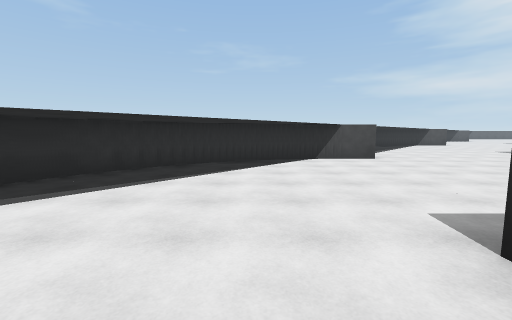
View 1 (above)

17 first-person views from a walk through a 3-D level made in the Unity game engine. The camera is 1.5 m above the floor, tilts 6° down and sees 90° across. The floor is counted in squares, 2 m on a side. Each view is taken from the middle of a square. On the plan, view 1 faces up. The plan holds only what a view shows up to about 9 squares ahead; the rest is blank. The place goes on beyond the plan. Surface patterns are stand-ins for the level's own textures.

View 2
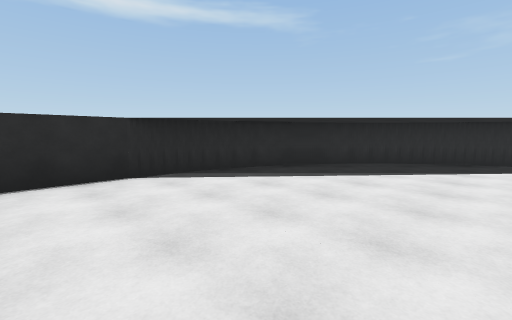

View 3
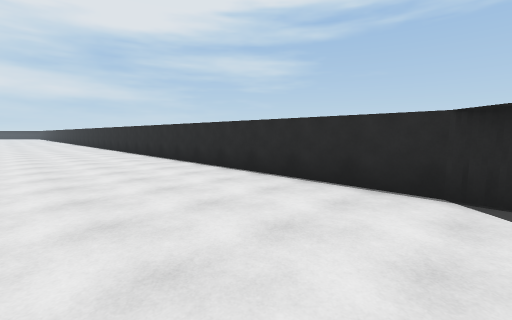

View 4
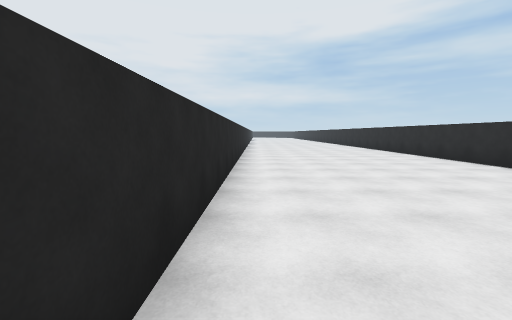

View 5
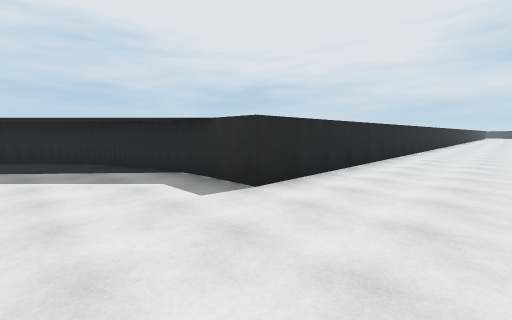

View 6
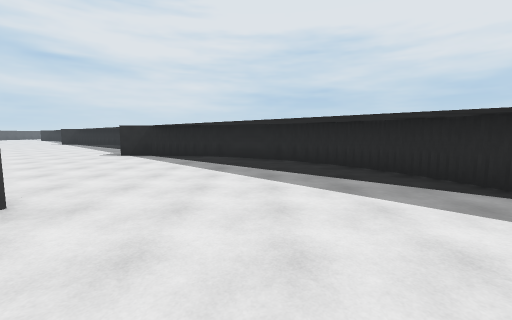

View 7
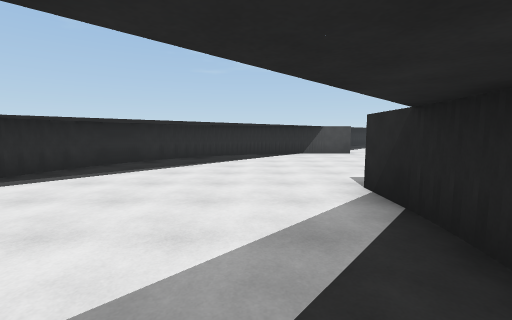

View 8
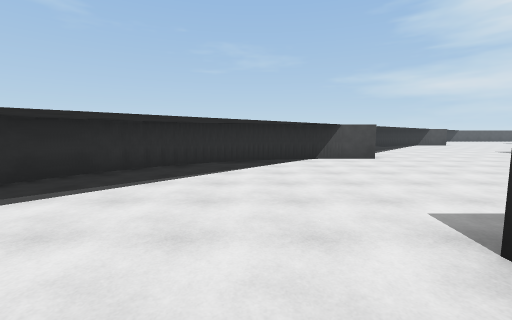

View 9
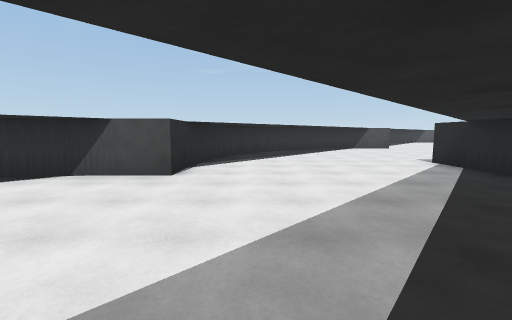

View 10
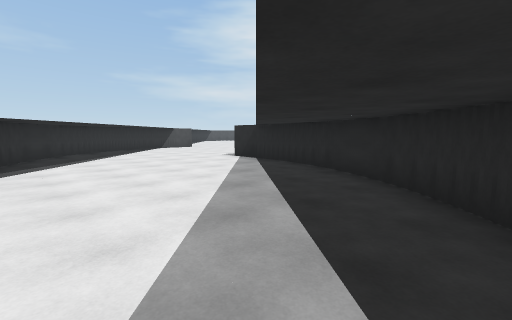

View 11
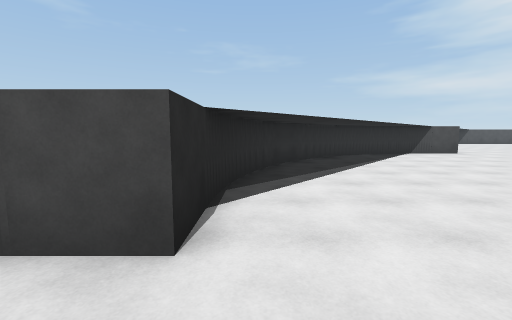

View 12
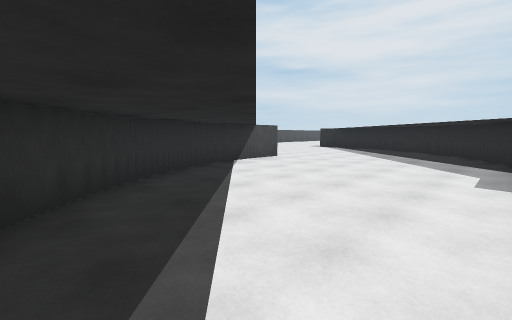

View 13
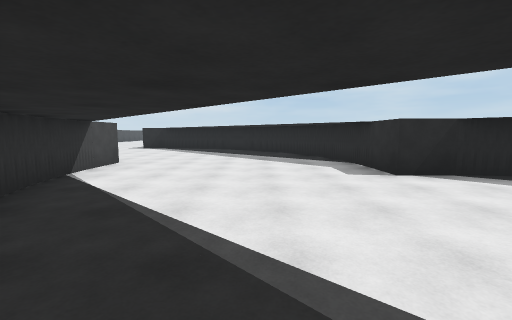

View 14
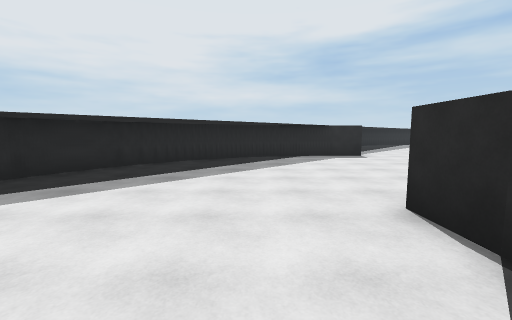

View 15
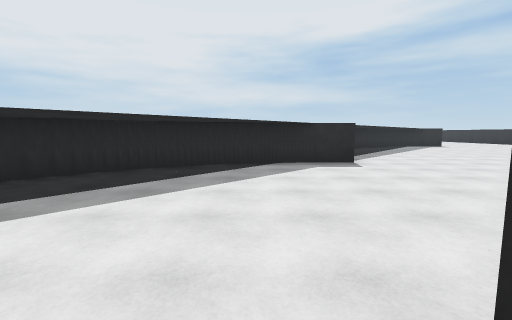

View 16
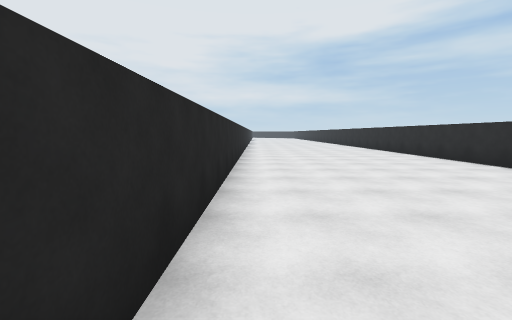

View 17
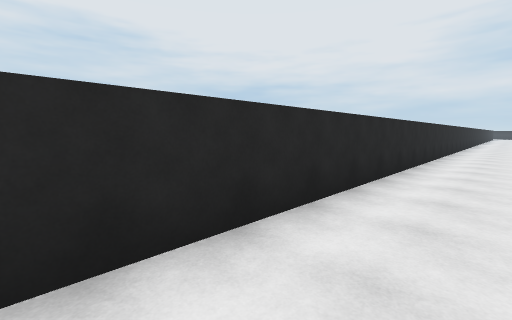

### Floor plan
Points are (right, up) in squares from view 1. A wall is a line through its corners. A room is listed if a view was taken in it or the views show most of it. See-through windows are left out.
Room 1 (views 1, 2, 3, 4, 5, 6, 7, 8, 9, 10, 11, 12, 13, 14, 15, 16, 17)
walls: (9.5, 7.9) (9.5, 9.5) (11.1, 9.5) (12, 9.6); (9.3, 6.8) (9.5, 8); (9.1, 6.3) (9.3, 6.9); (8.2, 4.4) (8.9, 5.6) (9.2, 6.4); (7.8, 3.9) (8.3, 4.5); (11.9, 9.6) (12.7, 9.9); (3.6, 7.5) (1.9, 7.5); (12.7, 9.8) (13.6, 10.2); (6.8, 3.1) (7.8, 4.1); (4.1, 11.3) (3.7, 10.2); (6.2, 2.5) (7, 3.1); (13.5, 10.1) (14.5, 10.7); (5.5, 13.4) (4.7, 12.4) (4, 11.2); (2, 7.5) (1.5, 7.4); (1.7, 7.5) (0.8, 7.3); (6.6, 14.4) (5.9, 13.8) (5.4, 13.3); (14.3, 10.6) (15.4, 11.4); (7.7, 14.9) (6.6, 14.3); (0.9, 7.3) (0.1, 7.1); (4.3, 1.7) (5.2, 2) (6.3, 2.6); (15, 11.1) (15.9, 12); (9.7, 15.5) (8.4, 15.2) (7.5, 14.8); (0.3, 7.2) (-0.9, 6.7); (3.6, 1.5) (4.4, 1.8); (15.8, 11.9) (16.3, 12.6); (-0.8, 6.7) (-1.5, 6.3); (16.2, 12.4) (16.7, 13.3); (-1.4, 6.3) (-2.1, 5.8); (16.6, 13.1) (17.1, 14.2) (17.3, 14.9); (-2, 5.8) (-2.9, 4.8); (11.7, 18.1) (11.5, 17.2) (11.5, 15.5) (9.9, 15.5); (-2.9, 5) (-3.4, 4.3); (17.4, 15.1) (17.5, 15.9); (-3.3, 4.4) (-4, 3.2) (-4.3, 2.2); (12, 19.3) (11.6, 17.9); (17.5, 15.8) (17.5, 17.5) (19.1, 17.5); (12.3, 19.8) (12, 19.2); (12.7, 20.4) (12.3, 19.7); (-4.3, 2.3) (-4.4, 1.7); (-4.4, 1.9) (-4.5, 1); (13.1, 21) (12.6, 20.3); (-4.5, 1.2) (-4.5, -9.5); (19, 17.5) (19.8, 17.6); (13.9, 21.9) (13, 20.9); (19.9, 17.6) (20.7, 17.8) (21.9, 18.3); (14.5, 22.3) (13.9, 21.8); (15.1, 22.6) (14.5, 22.2); (15.6, 22.9) (14.9, 22.5); (21.7, 18.3) (22.6, 18.8); (16.8, 23.3) (15.5, 22.8); (22.5, 18.7) (23.3, 19.3); (1.5, -9.5) (1.5, 1.5) (3.1, 1.5) (3.7, 1.6); (23.1, 19.2) (23.7, 19.7)

Where each view was taken, in squares from view 1:
view 1: 0 up, 0 right, facing up
view 2: 1 down, 0 right, facing up-left
view 3: 1 up, 1 left, facing down-left
view 4: 0 up, 1 right, facing down
view 5: 4 up, 1 left, facing down-right
view 6: 5 up, 1 right, facing right
view 7: 6 up, 8 right, facing up
view 8: 8 up, 8 right, facing up
view 9: 11 up, 13 right, facing up
view 10: 11 up, 12 right, facing up-right
view 11: 14 up, 12 right, facing up
view 12: 18 up, 13 right, facing up-right
view 13: 20 up, 13 right, facing right
view 14: 18 up, 13 right, facing down
view 15: 16 up, 12 right, facing down
view 16: 3 down, 1 right, facing down
view 17: 3 down, 0 right, facing down-right
